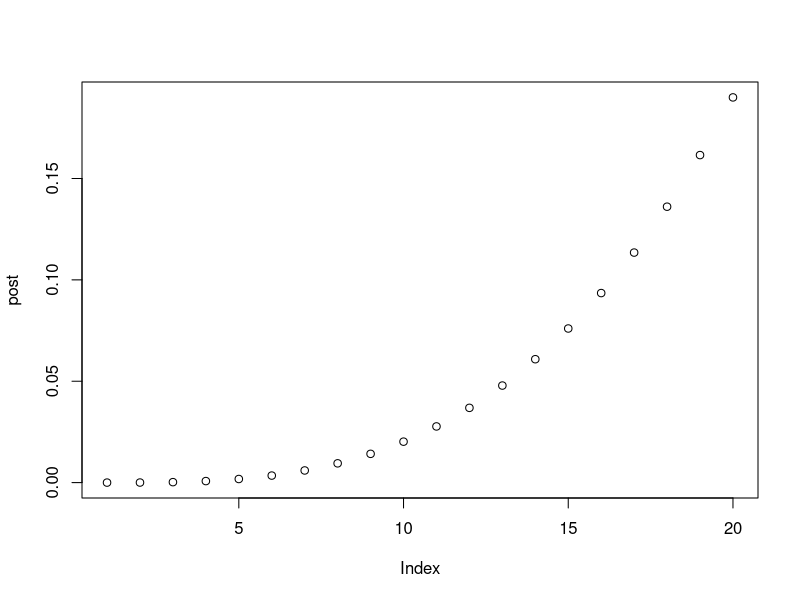
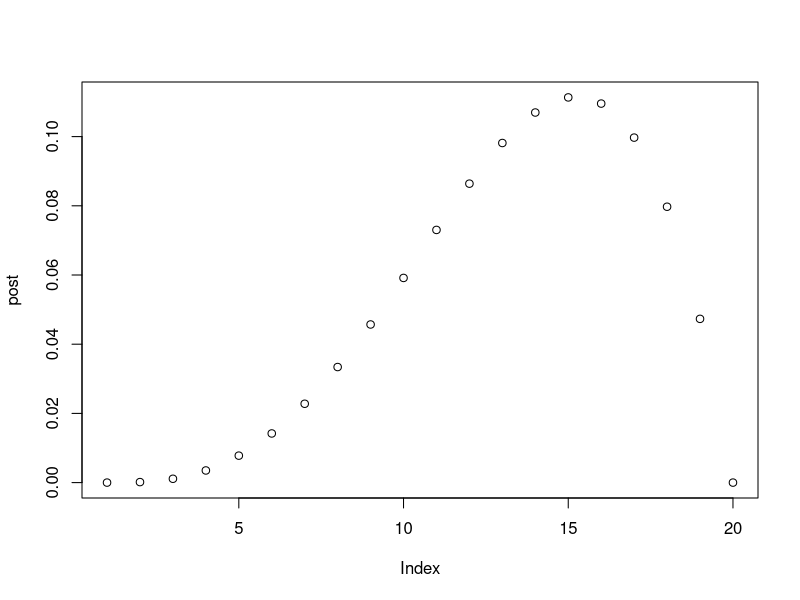
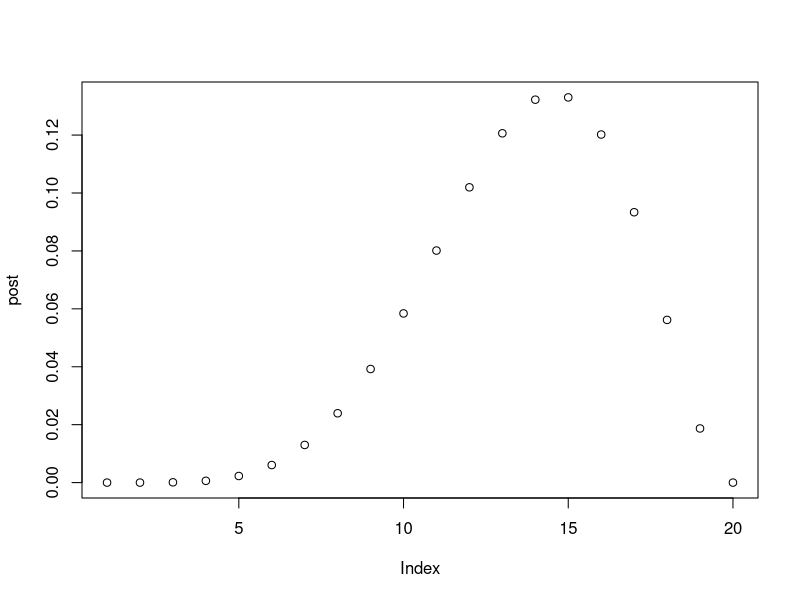
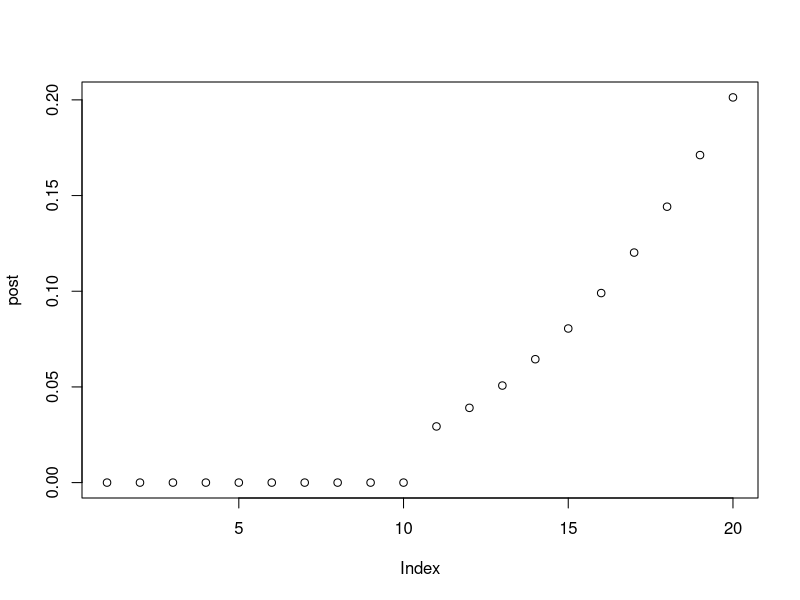
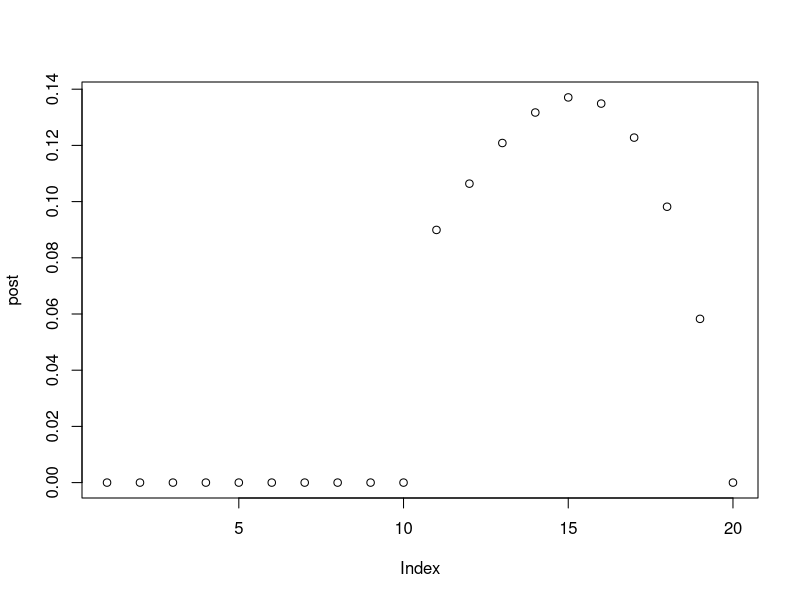
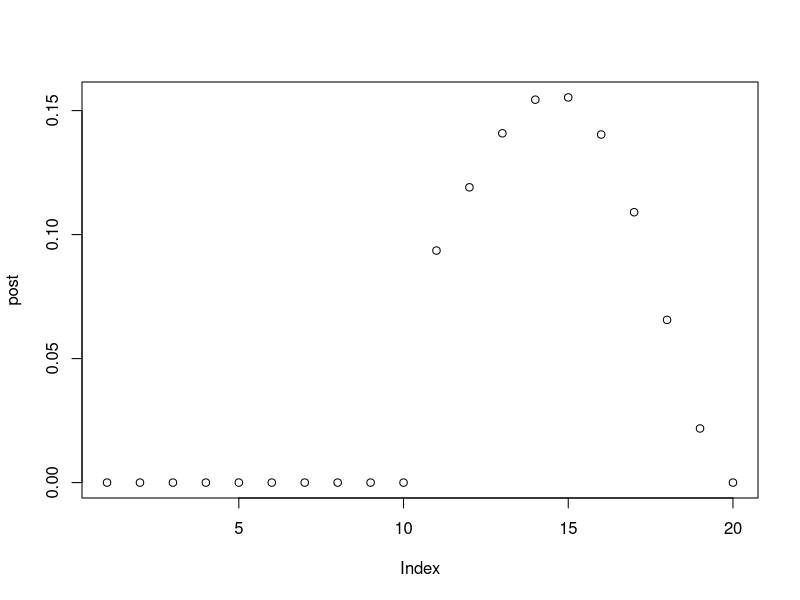

Recreate these plots in R, in order.
## ---- chunk 1
library(knitr)
## ---- chunk 2
#define grid
pGrid <- seq(from = 0, to = 1, length.out = 20)
#sequence of 20 evenly spaced numbers from 0 to 1

#define prior
prior <- rep(1,20)
#number 1 x 20 times

# compute likelihood 
likelihood <- dbinom(3, size = 3, prob = pGrid)

# likelihood x prior
unstdPosterior <- likelihood*prior

#standardise
post <- unstdPosterior/sum(unstdPosterior)

plot(post)
## ---- chunk 3
#define grid
pGrid <- seq(from = 0, to = 1, length.out = 20)
#sequence of 20 evenly spaced numbers from 0 to 1

#define prior
prior <- rep(1,20)
#number 1 x 20 times

#compute likelihood 
likelihood <- dbinom(3, size = 4, prob = pGrid)

#likelihood x prior
unstdPosterior <- likelihood*prior

#standardise
post <- unstdPosterior/sum(unstdPosterior)

plot(post)
## ---- chunk 4
#define grid
pGrid <- seq(from = 0, to = 1, length.out = 20)
#sequence of 20 evenly spaced numbers from 0 to 1

#define prior
prior <- rep(1,20)
#number 1 x 20 times

#compute likelihood
likelihood <- dbinom(5, size = 7, prob = pGrid)

#likelihood x prior
unstdPosterior <- likelihood*prior

#standardise
post <- unstdPosterior/sum(unstdPosterior)

plot(post)
## ---- chunk 5
#define grid
pGrid <- seq(from = 0, to = 1, length.out = 20)
#sequence of 20 evenly spaced numbers from 0 to 1

#define prior
prior <- ifelse(pGrid<0.5,0,1)
#number 1 x 20 times

# compute likelihood 
likelihood <- dbinom(3, size = 3, prob = pGrid)

# likelihood x prior
unstdPosterior <- likelihood*prior

#standardise
post <- unstdPosterior/sum(unstdPosterior)

plot(post)
## ---- chunk 6
#define grid
pGrid <- seq(from = 0, to = 1, length.out = 20)
#sequence of 20 evenly spaced numbers from 0 to 1

#use above prior

#compute likelihood 
likelihood <- dbinom(3, size = 4, prob = pGrid)

#likelihood x prior
unstdPosterior <- likelihood*prior

#standardise
post <- unstdPosterior/sum(unstdPosterior)

plot(post)
## ---- chunk 7
#define grid
pGrid <- seq(from = 0, to = 1, length.out = 20)
#sequence of 20 evenly spaced numbers from 0 to 1

#use above prior

#compute likelihood
likelihood <- dbinom(5, size = 7, prob = pGrid)

#likelihood x prior
unstdPosterior <- likelihood*prior

#standardise
post <- unstdPosterior/sum(unstdPosterior)

plot(post)
## ---- chunk 8
df <- data.frame(ActualA=c(0.8,0.35), ActualB=c(0.2,0.65))
row.names(df) <- c("TestedA","TestedB")
kable(df)
